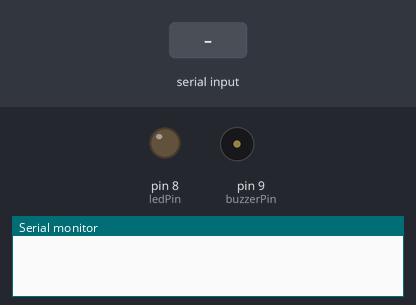
Bench run of a sketch on a simulated Arduino Uno, built with avr-gcc and run on an emulated ATmega328P. On the bench: output pins drawn as LEDs (lit = HIGH), buzzer (waves = sounding, pin HIGH), the last lines printed to the serial monitor. Dashed ring = blinking. The test bench sets the inputs (shaded band).

Above: at 1.2 s.
1.3 s: "5\n" received over the second serial link
At 1.46 s:
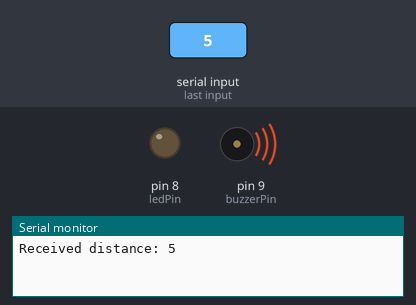
At 1.86 s:
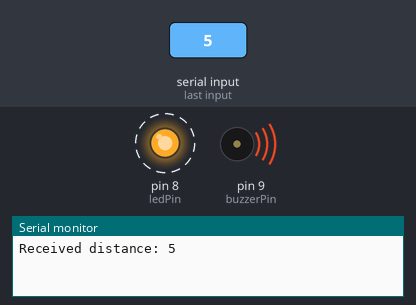
4.3 s: "90,45\n" received over the second serial link
At 5.5 s:
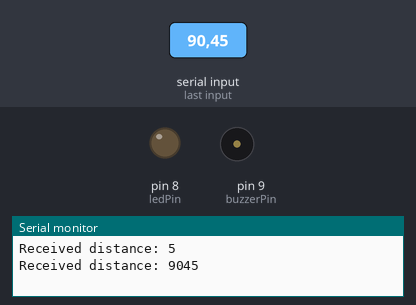
Timing chart, 0 to 7.3 s (numbered marks = the images above; inputs shaded):
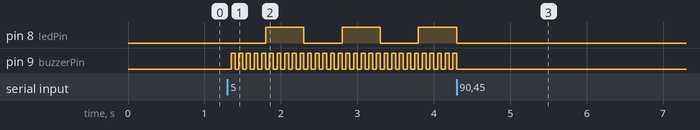

The sketch:

glorious_kup_uusam1__1_.ino
```cpp
// Alarm Arduino (Receiver) - put this in the Alarm UNO
#include <SoftwareSerial.h>

const int ledPin = 8;
const int buzzerPin = 9;
SoftwareSerial rxSerial(10, 11); // (RX, TX) -> RX on pin 10 receives from sensor's D11

unsigned long lastLedToggle   = 0;
unsigned long lastBuzzToggle  = 0;
bool ledState = LOW;
bool buzzState = LOW;
int currentDistance = 255;

char buf[8];
int idx = 0;

void setup() {
  pinMode(ledPin, OUTPUT);
  pinMode(buzzerPin, OUTPUT);
  digitalWrite(ledPin, LOW);
  digitalWrite(buzzerPin, LOW);
  rxSerial.begin(9600);
  Serial.begin(9600); // optional debug
}

void loop() {
  // --- Non-blocking read of incoming ASCII distance
  while (rxSerial.available()) {
    char c = rxSerial.read();
    if (c >= '0' && c <= '9' && idx < (int)sizeof(buf)-1) {
      buf[idx++] = c;
    } else if (c == '\n' || c == '\r') {
      if (idx > 0) {
        buf[idx] = '\0';
        currentDistance = atoi(buf);
        idx = 0;
        Serial.print("Received distance: "); Serial.println(currentDistance);
      }
    } // ignore other chars
  }

  unsigned long now = millis();

  if (currentDistance <= 50) {
    // LED: toggle every 500 ms
    if (now - lastLedToggle >= 500) {
      ledState = !ledState;
      digitalWrite(ledPin, ledState);
      lastLedToggle = now;
    }

    // Buzzer: 50% duty, on-time = 10 * distance ms
    unsigned long buzzInterval = (unsigned long)currentDistance * 10UL;
    if (buzzInterval < 20) buzzInterval = 20; // prevent extremely small intervals
    if (now - lastBuzzToggle >= buzzInterval) {
      buzzState = !buzzState;
      digitalWrite(buzzerPin, buzzState);
      lastBuzzToggle = now;
    }
  } else {
    // distance > 50 -> ensure outputs OFF and reset timers
    if (ledState) { ledState = LOW; digitalWrite(ledPin, LOW); }
    if (buzzState) { buzzState = LOW; digitalWrite(buzzerPin, LOW); }
    lastLedToggle = now;
    lastBuzzToggle = now;
  }
}
```

Measured:
- after the input at 1.3 s, pin 8 (ledPin): alternates HIGH for 0.50 s and LOW for 0.50 s, starting after 0.50 s; pin 9 (buzzerPin): alternates HIGH for 0.05 s and LOW for 0.05 s, starting after 0.05 s
- after the input at 4.3 s, pin 8 (ledPin): stops changing and stays LOW; pin 9 (buzzerPin): goes on until 4.3 s, then stays LOW
